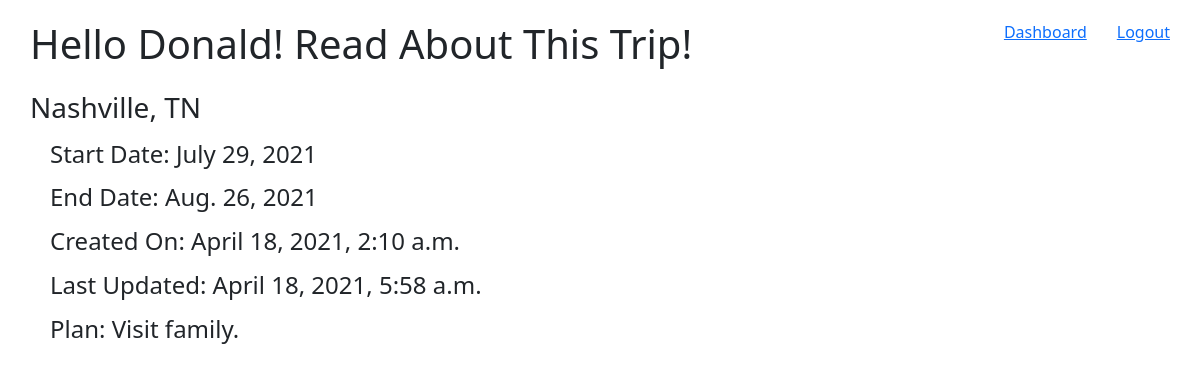
Screenshot of /trip/1/view (signed in) with the database file from the repository.
### buddy_app/models.py (models this page shows)
class User(models.Model):
    first_name = models.CharField(max_length=50)
    last_name = models.CharField(max_length=50)
    email = models.CharField(max_length=50)
    password = models.CharField(max_length=50)
    created_at = models.DateTimeField(auto_now_add=True)
    updated_at = models.DateTimeField(auto_now=True)
    objects  = UserManager()

class Trip(models.Model):
    destination = models.CharField(max_length=50)
    start_date = models.DateField()
    end_date = models.DateField()
    plan = models.CharField(max_length=255)
    user_trip = models.ForeignKey(User, related_name="user_trips", on_delete=models.CASCADE)
    created_at = models.DateTimeField(auto_now_add=True)
    updated_at = models.DateTimeField(auto_now=True)
    objects = TripManager()

### buddy_app/views.py (the view)
# urls.py: path('trip/<int:trip_id>/view', views.view_trip),
def view_trip(request, trip_id):
    context = {
        'logged_user' : User.objects.get(id=request.session['logged_user']),
        'trip' : Trip.objects.get(id=trip_id),
    }
    return render(request, 'view_trip.html', context)

### buddy_app/templates/view_trip.html (shortened to what this page needs)
<!DOCTYPE html>
<html lang="en">
<head>
    {% load static %}
<link rel="stylesheet" href="{% static 'css/buddy.css' %}"/>
<link href="https://cdn.jsdelivr.net/npm/bootstrap@5.0.0-beta3/dist/css/bootstrap.min.css" rel="stylesheet">
</head>
<body>
    <div id="view">
    <h1>Hello {{logged_user.first_name}}! Read About This Trip!</h1>
    <a href="/user/logout">Logout</a>
    <a href="/user/hello">Dashboard</a>
    <h3>{{trip.destination}}</h3>
    <h4>Start Date: {{trip.start_date}}</h4>
    <h4>End Date: {{trip.end_date}}</h4>
    <h4>Created On: {{trip.created_at}}</h4>
    <h4>Last Updated: {{trip.updated_at}}</h4>
    <h4>Plan: {{trip.plan}}</h4>
    </div>
</body>
</html>

### buddy_app/static/css/buddy.css (style rules this page uses)
* { margin:0; padding:0; }
h1 { display: block; margin-bottom: 20px; }
#view { margin:20px 0 0 30px; }
#view h1 { display: inline-block; }
#view a { float:right; margin-right: 30px; }
#view h3 { margin-top: 15px; }
#view h4 { margin:15px 0 0 20px; }

### rows the page displays
User: first_name "Donald"
Trip: destination "Nashville, TN", start_date "July 29, 2021", end_date "Aug. 26, 2021", created_at "April 18, 2021, 2:10 a.m.", updated_at "April 18, 2021, 5:58 a.m.", plan "Visit family."
